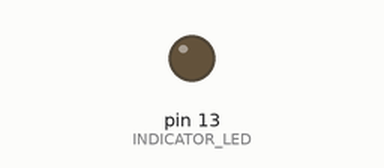
Recording of a sketch running on a simulated Arduino Uno, built with avr-gcc and run on an emulated ATmega328P. On the bench: output pins drawn as LEDs (lit = HIGH).

Above: at 0.1 s.
At 3.1 s:
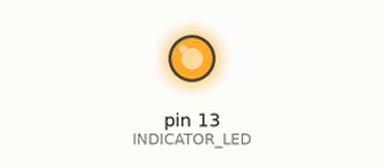
Timing chart, 0 to 4.6 s (numbered marks = the images above):
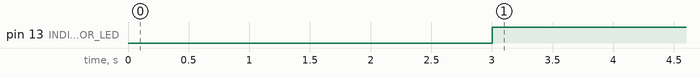

Measured:
- by itself, pin 13 (INDICATOR_LED): LOW → HIGH at 3.0 s

The sketch:

robotArduino.ino
```cpp
#include <SoftwareSerial.h>

#define DIGITAL_TRIGGER 9
#define INDICATOR_LED 13

#define MOTOR1 (byte)128
#define MOTOR2 (byte)129
#define MOTOR3 (byte)130

#define FWD 0
#define REV 1

SoftwareSerial motorserial(2,3); // Rx, Tx

void setup() {
  pinMode(DIGITAL_TRIGGER, INPUT);
  pinMode(INDICATOR_LED, OUTPUT);
  motorserial.begin(19200);
}

boolean triggered = false;

void loop() {
    if (!triggered) {
      delay(2500);
      motorserial.write(170); // sets baud rate on controllers
      delay(500);
      digitalWrite(INDICATOR_LED, HIGH);

      delay(500);
      triggered = true;
    }
}

void motorcommand(byte id, byte dir, byte val) {
  motorserial.write(id); // address
  motorserial.write(dir); // direction
  motorserial.write(val); // speed 0-127

  motorserial.write((id + dir + val) & 0b01111111); // checksum
  delay(100);
}
```
